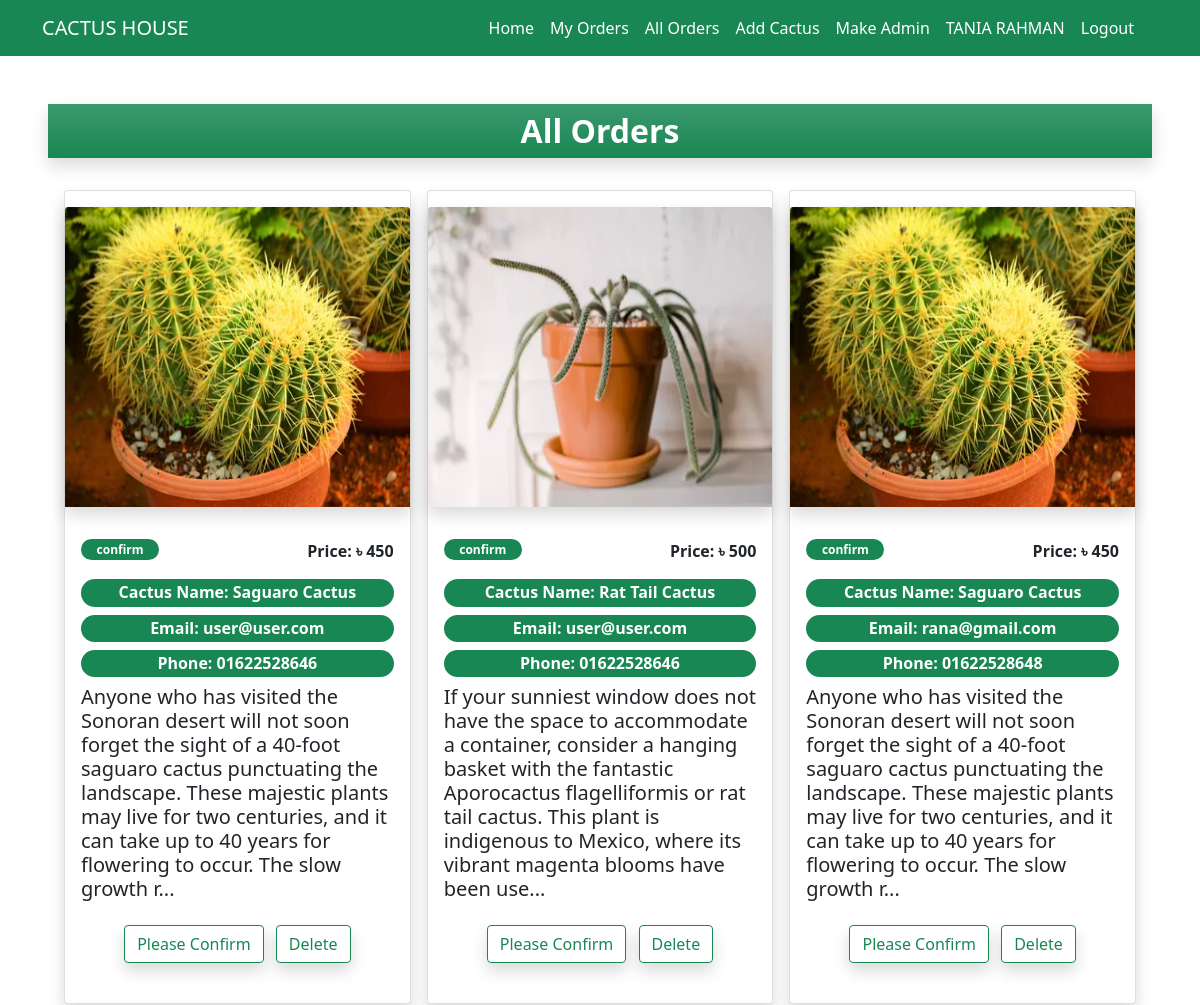
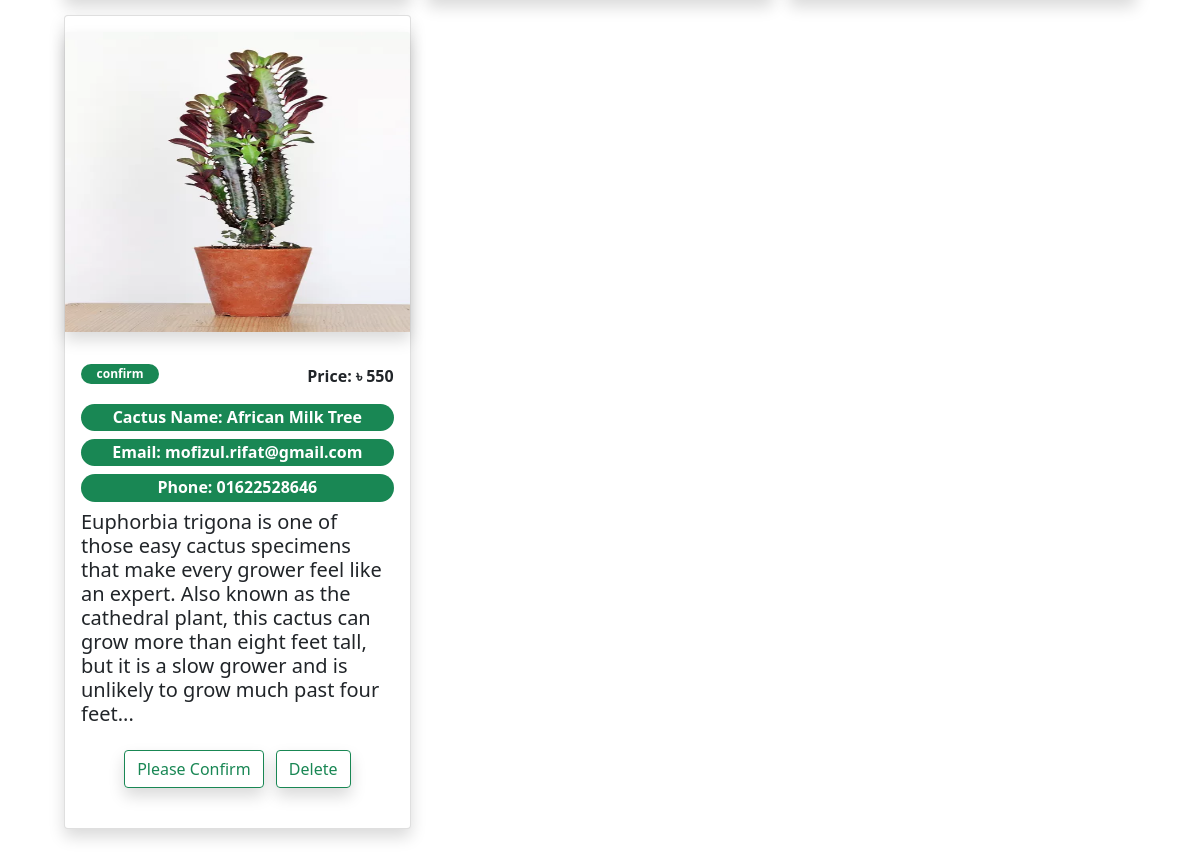
/allorder.php (signed in), run on the app's committed database (2 pictures, top to bottom).
### tables this page shows
CREATE TABLE IF NOT EXISTS `orders` (
  `id` int(100) NOT NULL AUTO_INCREMENT,
  `customer_name` varchar(255) NOT NULL,
  `customer_email` varchar(255) NOT NULL,
  `product_name` varchar(255) NOT NULL,
  `price` int(100) NOT NULL,
  `image` varchar(255) NOT NULL,
  `description` varchar(1000) NOT NULL,
  `status` varchar(255) NOT NULL,
  `phone` varchar(255) NOT NULL,
  PRIMARY KEY (`id`)
);

### allorder.php (the view, shortened to what this page needs)
<?php
include_once('header.php');
?>
<div class="mx-5 mt-5">
      <h2 class="bg-success bg-gradient shadow mt-2 fw-bold p-2 text-white text-center">
        All Orders
      </h2>
      <div
        class="container bg-trasparent my-3 p-3"
        style= "position: relative"
      >
        <div class="row row-cols-1 row-cols-xs-2 row-cols-sm-2 row-cols-lg-3 g-3">
<?php
include_once('dbconnect.php');
$query = mysqli_query($connection,"SELECT * FROM orders");
while($row = mysqli_fetch_array($query)){
    $id = $row['id'];
    $customer_email = $row['customer_email'];
    $product_name = $row['product_name'];
    $price = $row['price'];
    $image = $row['image'];
    $description = $row['description'];
    $status = $row['status'];
    $phone = $row['phone'];
?>
            <div class="col">
              <div class="card h-100 shadow">
                <img
                  src="images/<?php echo $image;?>"
                  class="card-img-top img-fluid mx-auto m-3 shadow"
                  style= "width: 350px; height:300px"
                  alt="..."
                />
                <div class="card-body">
                  <div class="clearfix mb-3">
                    <span class="float-start badge rounded-pill bg-success w-25">
                      <?php echo $status;?>
                    </span>
                    <span class="float-end price-hp fw-bold">
                      Price: &#2547; <?php echo $price;?>
                    </span>
                  </div>
                  <h6 class="card-title rounded-pill bg-success fw-bold p-1 text-white text-center">
                    Cactus Name: <?php echo $product_name;?>
                  </h6>
                  <h6 class="card-title rounded-pill bg-success fw-bold p-1 text-white text-center">
                    Email: <?php echo $customer_email;?>
                  </h6>
                  <h6 class="card-title rounded-pill bg-success fw-bold p-1 text-white text-center">
                    Phone: <?php echo $phone;?>
                  </h6>
                  <h5 class="card-title">
                    <?php echo substr($description,0,250);?>...
                  </h5>
                  <div class="text-center my-4">
                    <a href="updateorder.php?update=<?php echo $id;?>" class="btn btn-outline-success me-2 shadow">
                      Please Confirm
                    </a>
                    <a href="deleteorder.php?del=<?php echo $id;?>" class="btn btn-outline-success shadow">
                      Delete
                    </a>
                  </div>
                </div>
              </div>
            </div>
          <?php } ?>
        </div>
      </div>
    </div>

### css/style.css (style rules this page uses)
a { text-decoration: none; }

### data on the page
orders: image (picture), status "confirm", price "450", product_name "Saguaro Cactus", customer_email "user@user.com", phone "01622528646", description "Anyone who has visited the Sonoran desert will not soon forget the sight of a 40-foot saguaro cactus punctuating the landscape. These majestic plants may live for two centuries, and it can take up to 40 years for flowering to occur. The slow growth r"
orders: image (picture), status "confirm", price "500", product_name "Rat Tail Cactus", customer_email "user@user.com", phone "01622528646", description "If your sunniest window does not have the space to accommodate a container, consider a hanging basket with the fantastic Aporocactus flagelliformis or rat tail cactus. This plant is indigenous to Mexico, where its vibrant magenta blooms have been use"
orders: image (picture), status "confirm", price "450", product_name "Saguaro Cactus", customer_email "rana@gmail.com", phone "01622528648", description "Anyone who has visited the Sonoran desert will not soon forget the sight of a 40-foot saguaro cactus punctuating the landscape. These majestic plants may live for two centuries, and it can take up to 40 years for flowering to occur. The slow growth r"
orders: image (picture), status "confirm", price "550", product_name "African Milk Tree", customer_email "mofizul.rifat@gmail.com", phone "01622528646", description "Euphorbia trigona is one of those easy cactus specimens that make every grower feel like an expert. Also known as the cathedral plant, this cactus can grow more than eight feet tall, but it is a slow grower and is unlikely to grow much past four feet"

### other printed values
$_SESSION['user_name'] "TANIA RAHMAN"
